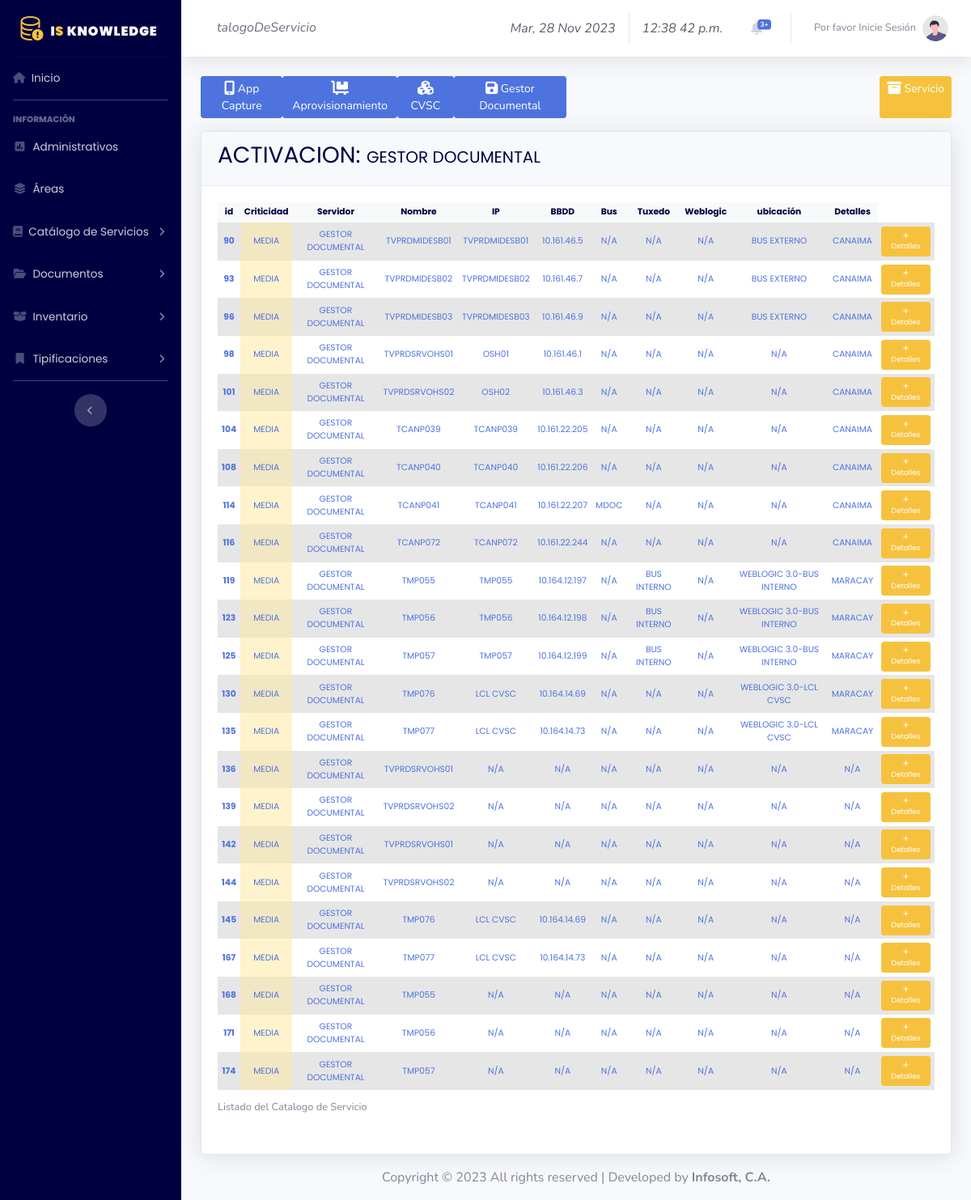
The page /CatalogoDeServicio/index.php?servicio=ACTIVACION&value=1&canal=GESTOR DOCUMENTAL on the database its author committed.
### tables this page shows
CREATE TABLE `ke_catalago_de_servicio` (
  `KECS_ID` int NOT NULL,
  `KENC_CRITICAL_LEVEL` varchar(255) NOT NULL,
  `KESA_SERVICE` varchar(255) NOT NULL,
  `KECA_CHANNEL` varchar(255) NOT NULL,
  `KEA_AREA` varchar(255) NOT NULL,
  `KESRV_SERVER` varchar(255) NOT NULL,
  `KEIP_IP` varchar(255) NOT NULL,
  `KEHN_HOSTNAME` varchar(255) NOT NULL,
  `KESO_OPERATING_SYSTEM` varchar(255) NOT NULL,
  `KEVSOS_VERSION` varchar(255) NOT NULL,
  `KEIDB_INSTANCE` varchar(255) NOT NULL,
  `KEDBM_GESTOR` varchar(255) NOT NULL,
  `KEDBMVS_VERSION` varchar(255) NOT NULL,
  `KEB_BUS` varchar(255) NOT NULL,
  `KECT_CAPA_TUXEDO` varchar(255) NOT NULL,
  `KEW_WEBLOGIC` varchar(255) NOT NULL,
  `KEFC_F5_COMUNICACIONES` varchar(255) NOT NULL,
  `KEIPF_IP_F5` varchar(255) NOT NULL,
  `KECS_PORTF5` varchar(255) NOT NULL,
  `KEPS_POOLS_VS` varchar(255) NOT NULL,
  `KEOSA_OTHER_ASSOCIATED_SERVICES` varchar(255) NOT NULL,
  `KEU_LOCATION` varchar(255) NOT NULL,
  `KER_RACK` varchar(255) NOT NULL,
  `KECS_ROWS` varchar(255) NOT NULL,
  `KEOBG_GENERAL_REMARKS` varchar(255) NOT NULL,
  `KECS_ACTIVE` tinyint NOT NULL,
  `KECS_CREATION_DATE` date NOT NULL,
  `KECS_CREATION_USER` varchar(255) NOT NULL,
  `KECS_UPDATE_DATE` date NOT NULL,
  `KECS_UPDATE_USER` varchar(255) NOT NULL
);

### conexion/catalogo/catalogo_filtros.php (called while the page is built, shortened)
<?php
include '../conexion/conexion.php';
$serv = $_GET["servicio"];
if (isset($_GET['value'])) {
	switch ($_GET['value']) {
		case '1':
		$link = $_GET["canal"];
		$sql = "CALL SP_CATALOGO_CHANNEL (\"$serv\",\"$link\")";
		$result = mysqli_query ($conex, $sql);
		print_r(mysqli_error($conex));
	break;
	}
}
?>

### CatalogoDeServicio/tabla.php (shortened to what this page needs)
<?php
     if(isset($_SESSION['userId']) && $_SESSION['typeId'] == 1)
     {
        if($_GET["value"] == 1){?>
<div class="card shadow">
    <div class="card-header">
        <p class="h3 titulo">
            <?= $serv.':'?>
            <strong class="h5">
                <?php if(isset($_GET["canal"])!= null){ echo $link; }else{echo ""; } ?>
            </strong>
        </p>
    </div>
    <div class="card-body small">
        <div class="table-responsive">
            <table class="table table-sm table-hover table-striped text-center align-middle table-borderless display compact tabla" width="100%" cellspacing="0" id="dataTable">
            <thead class="table-light">
                <tr>
                    <th white="0.5px">id</th>
                    <th>Criticidad</th>
                    <th>Servidor</th>
                    <th>Nombre</th>
                    <th>IP</th>
                    <th>BBDD</th>
                    <th>Bus</th>
                    <th>Tuxedo</th>
                    <th>Weblogic</th>
                    <th>ubicación</th>
                    <th>Detalles</th>
                    <th>Editar</th>
                    <th>Eliminar</th>
                </tr>
            </thead>
            <tbody class="table-group-divider">
                <tr>
                    <?php  if(isset($_GET["value"]) == null){ echo "No existen Datos Actualmente!"; }else { foreach ($result as $r) { ?>
                    <th class="text-primary align-middle " white="0.5px"><?= $r['KECS_ID']?></th>
                    <td scope="col" class="table-danger text-primary align-middle" white="4px" id="colors"><?= $r['KENC_CRITICAL_LEVEL'];?></td>
                    <td class="text-primary align-middle"><?= $r['KESRV_SERVER']; ?></td>
                    <td class="text-primary align-middle"><?= $r['KEHN_HOSTNAME']; ?></td>
                    <td class="text-primary align-middle"><?= $r['KEIP_IP']; ?></td>
                    <td class="text-primary align-middle"><?= $r['KEIDB_INSTANCE']; ?></td>
                    <td class="text-primary align-middle"><?= $r['KEB_BUS']; ?></td>
                    <td class="text-primary align-middle"><?= $r['KECT_CAPA_TUXEDO']; ?></td>
                    <td class="text-primary align-middle"><?= $r['KEW_WEBLOGIC']; ?></td>
                    <td class="text-primary align-middle"><?= $r['KEU_LOCATION']; ?></td>
                    <td style="width: 8%;">
                    <a role="button" class="d-none d-sm-inline-block btn btn-warning btn-sm icon-t" data-bs-toggle="modal" href="#detalles<?= $r['KECS_ID']?>">
                    <i class="fas fa-plus fa-sm text-white" ></i> Detalles
                    </a>
                    </td>
                    <td style="width: 8%;">
                        <a role="button" class="d-none d-sm-inline-block btn btn-primary btn-sm icon-t" data-bs-toggle="modal" href="#edit<?= $r['KECS_ID']?>">
                            <i class="fas fa-user-pen fa-sm text-white" ></i> Editar
                        </a>
                    </td>
                    <td style="width: 8%;">
                        <a role="button" class="d-none d-sm-inline-block btn btn-secondary btn-sm icon-t" data-bs-toggle="modal" href="#delete<?= $r['KECS_ID']?>">
                            <i class="fas fa-trash-alt fa-sm text-white" ></i> Eliminar
                        </a>
                    </td>
                    <?php include ('../modals/catalogo/detalles.php')?>
                    <?php include ('../modals/catalogo/edit.php')?>
                    <?php include ('../modals/catalogo/delete.php')?>
                </tr>
                <?php } } ?>
                <caption>Listado del Catalogo de Servicio</caption>
            </tbody>
            </table>
        </div>
    </div>
</div>
<?php }else if($_GET["value"] == 2){?>
    <div class="card shadow">
    <div class="card-header">
        <p class="h3 titulo">
            <?= $serv.':'?>
            <strong class="h5">
                <?php if(isset($_GET["canal"])!= null){ echo $link; }else{echo ""; } ?>
            </strong>
        </p>
    </div>
    <div class="card-body small">
        <div class="table-responsive">
            <table class="table table-sm table-hover table-striped text-center align-middle table-borderless display compact tabla" width="100%" cellspacing="0" id="dataTable">
            <thead class="table-light">
                <tr>
                    <th white="0.5px">id</th>
                    <th>Criticidad</th>
                    <th>canal/aplicativo</th>
                    <th>Servidor</th>
                    <th>Nombre</th>
                    <th>IP</th>
                    <th>BBDD</th>
                    <th>Bus</th>
                    <th>Tuxedo</th>
                    <th>Weblogic</th>
                    <th>ubicación</th>
                    <th>Detalles</th>
                </tr>
            </thead>
            <tbody class="table-group-divider">
                <tr>
                    <?php  if(isset($_GET["value"]) == null){ echo "No existen Datos Actualmente!"; }else { foreach ($result as $r) { ?>
                    <th class="text-primary align-middle" white="0.5px"><?= $r['KECS_ID']?></th>
                    <td scope="col" class="table-danger text-primary align-middle" white="4px" id="colors"><?= $r['KENC_CRITICAL_LEVEL']; ?></td>
                    <td class="text-primary align-middle"><?= $r['KECA_CHANNEL']; ?></td>
                    <td class="text-primary align-middle"><?= $r['KESRV_SERVER']; ?></td>
                    <td class="text-primary align-middle"><?= $r['KEHN_HOSTNAME']; ?></td>
                    <td class="text-primary align-middle"><?= $r['KEIP_IP']; ?></td>
                    <td class="text-primary align-middle"><?= $r['KEIDB_INSTANCE']; ?></td>
                    <td class="text-primary align-middle"><?= $r['KEB_BUS']; ?></td>
                    <td class="text-primary align-middle"><?= $r['KECT_CAPA_TUXEDO']; ?></td>
                    <td class="text-primary align-middle"><?= $r['KEW_WEBLOGIC']; ?></td>
                    <td class="text-primary align-middle"><?= $r['KEU_LOCATION']; ?></td>
                    <td style="width: 8%;" class="align-middle">
                    <a role="button" class="d-none d-sm-inline-block btn btn-warning btn-sm icon-t" data-bs-toggle="modal" href="#detalles<?= $r['KECS_ID']?>">
                    <i class="fas fa-plus fa-sm text-white" ></i> Detalles
                    </a>
                    </td>
                    <?php include ('../modals/catalogo/detalles.php')?>
                </tr>
                <?php } } ?>
                <caption>Listado del Catalogo de Servicio</caption>
            </tbody>
            </table>
        </div>
    </div>
</div>
<?php } } else {
    if($_GET["value"] == 1){?>
    <div class="card shadow">
    <div class="card-header">
        <p class="h3 titulo">
            <?= $serv.':'?>
            <strong class="h5">
                <?php if(isset($_GET["canal"])!= null){ echo $link; }else{echo ""; } ?>
            </strong>
        </p>
    </div>
    <div class="card-body small">
        <div class="table-responsive">
            <table class="table table-sm table-hover table-striped text-center align-middle table-borderless display compact tabla" width="100%" cellspacing="0" id="dataTable">
            <thead class="table-light">
                <tr>
                    <th white="0.5px">id</th>
                    <th>Criticidad</th>
                    <th>Servidor</th>
                    <th>Nombre</th>
                    <th>IP</th>
                    <th>BBDD</th>
                    <th>Bus</th>
                    <th>Tuxedo</th>
                    <th>Weblogic</th>
                    <th>ubicación</th>
                    <th>Detalles</th>
                </tr>
            </thead>
            <tbody class="table-group-divider">
                <tr>
                    <?php  if(isset($_GET["value"]) == null){ echo "No existen Datos Actualmente!"; }else { foreach ($result as $r) { ?>
                    <th class="text-primary align-middle" white="0.5px"><?= $r['KECS_ID']?></th>
                    <td scope="col" class="table-danger text-primary align-middle" white="4px" id="colors"><?= $r['KENC_CRITICAL_LEVEL']; ?></td>
                    <td class="text-primary align-middle"><?= $r['KECA_CHANNEL']; ?></td>
                    <td class="text-primary align-middle"><?= $r['KESRV_SERVER']; ?></td>
                    <td class="text-primary align-middle"><?= $r['KEHN_HOSTNAME']; ?></td>
                    <td class="text-primary align-middle"><?= $r['KEIP_IP']; ?></td>
                    <td class="text-primary align-middle"><?= $r['KEIDB_INSTANCE']; ?></td>
                    <td class="text-primary align-middle"><?= $r['KEB_BUS']; ?></td>
                    <td class="text-primary align-middle"><?= $r['KECT_CAPA_TUXEDO']; ?></td>
                    <td class="text-primary align-middle"><?= $r['KEW_WEBLOGIC']; ?></td>
                    <td class="text-primary align-middle"><?= $r['KEU_LOCATION']; ?></td>
                    <td style="width: 8%;">
                    <a role="button" class="d-none d-sm-inline-block btn btn-warning btn-sm icon-t" data-bs-toggle="modal" href="#detalles<?= $r['KECS_ID']?>">
                    <i class="fas fa-plus fa-sm text-white" ></i> Detalles
                    </a>
                    </td>
                </tr>
                <?php } } ?>
                <caption>Listado del Catalogo de Servicio</caption>
            </tbody>
            </table>
        </div>
    </div>
</div>
<?php }  }?>

### style/customstyles.css (style rules this page uses)
.titulo { color: #000041; font-family: 'Poppins', sans-serif; }
th { font-family: 'Poppins', sans-serif; font-size:smaller; color: #000041; }
td { font-family: 'Poppins', sans-serif; font-size: smaller; }
.icon-t { font-family: 'Poppins', sans-serif; font-size: xx-small; }

### rows shown on the page
ke_catalago_de_servicio: KECS_ID "90", KENC_CRITICAL_LEVEL "MEDIA", KECA_CHANNEL "GESTOR DOCUMENTAL", KESRV_SERVER "TVPRDMIDESB01", KEHN_HOSTNAME "TVPRDMIDESB01", KEIP_IP "10.161.46.5", KEIDB_INSTANCE "N/A", KEB_BUS "N/A", KECT_CAPA_TUXEDO "N/A", KEW_WEBLOGIC "BUS EXTERNO", KEU_LOCATION "CANAIMA"
ke_catalago_de_servicio: KECS_ID "93", KENC_CRITICAL_LEVEL "MEDIA", KECA_CHANNEL "GESTOR DOCUMENTAL", KESRV_SERVER "TVPRDMIDESB02", KEHN_HOSTNAME "TVPRDMIDESB02", KEIP_IP "10.161.46.7", KEIDB_INSTANCE "N/A", KEB_BUS "N/A", KECT_CAPA_TUXEDO "N/A", KEW_WEBLOGIC "BUS EXTERNO", KEU_LOCATION "CANAIMA"
ke_catalago_de_servicio: KECS_ID "96", KENC_CRITICAL_LEVEL "MEDIA", KECA_CHANNEL "GESTOR DOCUMENTAL", KESRV_SERVER "TVPRDMIDESB03", KEHN_HOSTNAME "TVPRDMIDESB03", KEIP_IP "10.161.46.9", KEIDB_INSTANCE "N/A", KEB_BUS "N/A", KECT_CAPA_TUXEDO "N/A", KEW_WEBLOGIC "BUS EXTERNO", KEU_LOCATION "CANAIMA"
ke_catalago_de_servicio: KECS_ID "98", KENC_CRITICAL_LEVEL "MEDIA", KECA_CHANNEL "GESTOR DOCUMENTAL", KESRV_SERVER "TVPRDSRVOHS01", KEHN_HOSTNAME "OSH01", KEIP_IP "10.161.46.1", KEIDB_INSTANCE "N/A", KEB_BUS "N/A", KECT_CAPA_TUXEDO "N/A", KEW_WEBLOGIC "N/A", KEU_LOCATION "CANAIMA"
ke_catalago_de_servicio: KECS_ID "101", KENC_CRITICAL_LEVEL "MEDIA", KECA_CHANNEL "GESTOR DOCUMENTAL", KESRV_SERVER "TVPRDSRVOHS02", KEHN_HOSTNAME "OSH02", KEIP_IP "10.161.46.3", KEIDB_INSTANCE "N/A", KEB_BUS "N/A", KECT_CAPA_TUXEDO "N/A", KEW_WEBLOGIC "N/A", KEU_LOCATION "CANAIMA"
ke_catalago_de_servicio: KECS_ID "104", KENC_CRITICAL_LEVEL "MEDIA", KECA_CHANNEL "GESTOR DOCUMENTAL", KESRV_SERVER "TCANP039", KEHN_HOSTNAME "TCANP039", KEIP_IP "10.161.22.205", KEIDB_INSTANCE "N/A", KEB_BUS "N/A", KECT_CAPA_TUXEDO "N/A", KEW_WEBLOGIC "N/A", KEU_LOCATION "CANAIMA"
ke_catalago_de_servicio: KECS_ID "108", KENC_CRITICAL_LEVEL "MEDIA", KECA_CHANNEL "GESTOR DOCUMENTAL", KESRV_SERVER "TCANP040", KEHN_HOSTNAME "TCANP040", KEIP_IP "10.161.22.206", KEIDB_INSTANCE "N/A", KEB_BUS "N/A", KECT_CAPA_TUXEDO "N/A", KEW_WEBLOGIC "N/A", KEU_LOCATION "CANAIMA"
ke_catalago_de_servicio: KECS_ID "114", KENC_CRITICAL_LEVEL "MEDIA", KECA_CHANNEL "GESTOR DOCUMENTAL", KESRV_SERVER "TCANP041", KEHN_HOSTNAME "TCANP041", KEIP_IP "10.161.22.207", KEIDB_INSTANCE "MDOC", KEB_BUS "N/A", KECT_CAPA_TUXEDO "N/A", KEW_WEBLOGIC "N/A", KEU_LOCATION "CANAIMA"
ke_catalago_de_servicio: KECS_ID "116", KENC_CRITICAL_LEVEL "MEDIA", KECA_CHANNEL "GESTOR DOCUMENTAL", KESRV_SERVER "TCANP072", KEHN_HOSTNAME "TCANP072", KEIP_IP "10.161.22.244", KEIDB_INSTANCE "N/A", KEB_BUS "N/A", KECT_CAPA_TUXEDO "N/A", KEW_WEBLOGIC "N/A", KEU_LOCATION "CANAIMA"
ke_catalago_de_servicio: KECS_ID "119", KENC_CRITICAL_LEVEL "MEDIA", KECA_CHANNEL "GESTOR DOCUMENTAL", KESRV_SERVER "TMP055", KEHN_HOSTNAME "TMP055", KEIP_IP "10.164.12.197", KEIDB_INSTANCE "N/A", KEB_BUS "BUS INTERNO", KECT_CAPA_TUXEDO "N/A", KEW_WEBLOGIC "WEBLOGIC 3.0-BUS INTERNO", KEU_LOCATION "MARACAY"
ke_catalago_de_servicio: KECS_ID "123", KENC_CRITICAL_LEVEL "MEDIA", KECA_CHANNEL "GESTOR DOCUMENTAL", KESRV_SERVER "TMP056", KEHN_HOSTNAME "TMP056", KEIP_IP "10.164.12.198", KEIDB_INSTANCE "N/A", KEB_BUS "BUS INTERNO", KECT_CAPA_TUXEDO "N/A", KEW_WEBLOGIC "WEBLOGIC 3.0-BUS INTERNO", KEU_LOCATION "MARACAY"
ke_catalago_de_servicio: KECS_ID "125", KENC_CRITICAL_LEVEL "MEDIA", KECA_CHANNEL "GESTOR DOCUMENTAL", KESRV_SERVER "TMP057", KEHN_HOSTNAME "TMP057", KEIP_IP "10.164.12.199", KEIDB_INSTANCE "N/A", KEB_BUS "BUS INTERNO", KECT_CAPA_TUXEDO "N/A", KEW_WEBLOGIC "WEBLOGIC 3.0-BUS INTERNO", KEU_LOCATION "MARACAY"
ke_catalago_de_servicio: KECS_ID "130", KENC_CRITICAL_LEVEL "MEDIA", KECA_CHANNEL "GESTOR DOCUMENTAL", KESRV_SERVER "TMP076", KEHN_HOSTNAME "LCL CVSC", KEIP_IP "10.164.14.69", KEIDB_INSTANCE "N/A", KEB_BUS "N/A", KECT_CAPA_TUXEDO "N/A", KEW_WEBLOGIC "WEBLOGIC 3.0-LCL CVSC", KEU_LOCATION "MARACAY"
ke_catalago_de_servicio: KECS_ID "135", KENC_CRITICAL_LEVEL "MEDIA", KECA_CHANNEL "GESTOR DOCUMENTAL", KESRV_SERVER "TMP077", KEHN_HOSTNAME "LCL CVSC", KEIP_IP "10.164.14.73", KEIDB_INSTANCE "N/A", KEB_BUS "N/A", KECT_CAPA_TUXEDO "N/A", KEW_WEBLOGIC "WEBLOGIC 3.0-LCL CVSC", KEU_LOCATION "MARACAY"
ke_catalago_de_servicio: KECS_ID "136", KENC_CRITICAL_LEVEL "MEDIA", KECA_CHANNEL "GESTOR DOCUMENTAL", KESRV_SERVER "TVPRDSRVOHS01", KEHN_HOSTNAME "N/A", KEIP_IP "N/A", KEIDB_INSTANCE "N/A", KEB_BUS "N/A", KECT_CAPA_TUXEDO "N/A", KEW_WEBLOGIC "N/A", KEU_LOCATION "N/A"
ke_catalago_de_servicio: KECS_ID "139", KENC_CRITICAL_LEVEL "MEDIA", KECA_CHANNEL "GESTOR DOCUMENTAL", KESRV_SERVER "TVPRDSRVOHS02", KEHN_HOSTNAME "N/A", KEIP_IP "N/A", KEIDB_INSTANCE "N/A", KEB_BUS "N/A", KECT_CAPA_TUXEDO "N/A", KEW_WEBLOGIC "N/A", KEU_LOCATION "N/A"
ke_catalago_de_servicio: KECS_ID "142", KENC_CRITICAL_LEVEL "MEDIA", KECA_CHANNEL "GESTOR DOCUMENTAL", KESRV_SERVER "TVPRDSRVOHS01", KEHN_HOSTNAME "N/A", KEIP_IP "N/A", KEIDB_INSTANCE "N/A", KEB_BUS "N/A", KECT_CAPA_TUXEDO "N/A", KEW_WEBLOGIC "N/A", KEU_LOCATION "N/A"
ke_catalago_de_servicio: KECS_ID "144", KENC_CRITICAL_LEVEL "MEDIA", KECA_CHANNEL "GESTOR DOCUMENTAL", KESRV_SERVER "TVPRDSRVOHS02", KEHN_HOSTNAME "N/A", KEIP_IP "N/A", KEIDB_INSTANCE "N/A", KEB_BUS "N/A", KECT_CAPA_TUXEDO "N/A", KEW_WEBLOGIC "N/A", KEU_LOCATION "N/A"
ke_catalago_de_servicio: KECS_ID "145", KENC_CRITICAL_LEVEL "MEDIA", KECA_CHANNEL "GESTOR DOCUMENTAL", KESRV_SERVER "TMP076", KEHN_HOSTNAME "LCL CVSC", KEIP_IP "10.164.14.69", KEIDB_INSTANCE "N/A", KEB_BUS "N/A", KECT_CAPA_TUXEDO "N/A", KEW_WEBLOGIC "N/A", KEU_LOCATION "N/A"
ke_catalago_de_servicio: KECS_ID "167", KENC_CRITICAL_LEVEL "MEDIA", KECA_CHANNEL "GESTOR DOCUMENTAL", KESRV_SERVER "TMP077", KEHN_HOSTNAME "LCL CVSC", KEIP_IP "10.164.14.73", KEIDB_INSTANCE "N/A", KEB_BUS "N/A", KECT_CAPA_TUXEDO "N/A", KEW_WEBLOGIC "N/A", KEU_LOCATION "N/A"
ke_catalago_de_servicio: KECS_ID "168", KENC_CRITICAL_LEVEL "MEDIA", KECA_CHANNEL "GESTOR DOCUMENTAL", KESRV_SERVER "TMP055", KEHN_HOSTNAME "N/A", KEIP_IP "N/A", KEIDB_INSTANCE "N/A", KEB_BUS "N/A", KECT_CAPA_TUXEDO "N/A", KEW_WEBLOGIC "N/A", KEU_LOCATION "N/A"
ke_catalago_de_servicio: KECS_ID "171", KENC_CRITICAL_LEVEL "MEDIA", KECA_CHANNEL "GESTOR DOCUMENTAL", KESRV_SERVER "TMP056", KEHN_HOSTNAME "N/A", KEIP_IP "N/A", KEIDB_INSTANCE "N/A", KEB_BUS "N/A", KECT_CAPA_TUXEDO "N/A", KEW_WEBLOGIC "N/A", KEU_LOCATION "N/A"
ke_catalago_de_servicio: KECS_ID "174", KENC_CRITICAL_LEVEL "MEDIA", KECA_CHANNEL "GESTOR DOCUMENTAL", KESRV_SERVER "TMP057", KEHN_HOSTNAME "N/A", KEIP_IP "N/A", KEIDB_INSTANCE "N/A", KEB_BUS "N/A", KECT_CAPA_TUXEDO "N/A", KEW_WEBLOGIC "N/A", KEU_LOCATION "N/A"

### other values the page prints
$result "talogoDeServicio"
$serv "ACTIVACION"
$link "GESTOR DOCUMENTAL"
